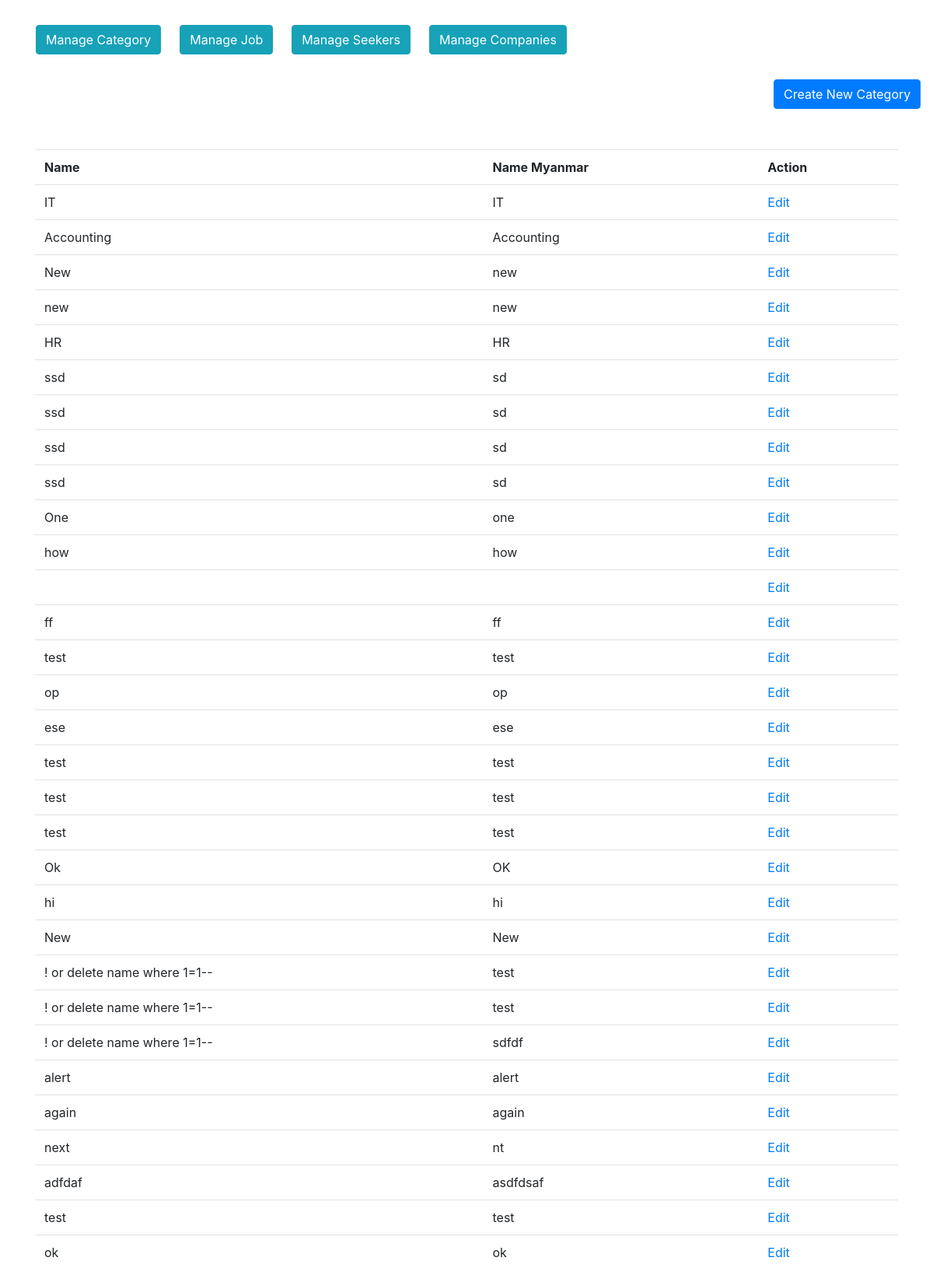
Screenshot of /admin/category.php with the database file from the repository.
### tables this page shows
CREATE TABLE `categories` (
  `id` int(11) NOT NULL,
  `name` varchar(255) NOT NULL,
  `name_mm` varchar(255) NOT NULL,
  `created_at` timestamp NOT NULL DEFAULT current_timestamp() ON UPDATE current_timestamp()
);

### admin/category_backend.php (called while the page is built, shortened)
<?php
include_once('config/database.php');
if($_SERVER['REQUEST_METHOD'] == 'GET' && isset($_GET['id'])) {
	$id = $_GET['id'];
	$sql = "SELECT * FROM categories WHERE id=$id";
	$category_detail = mysqli_query($connection,$sql);
	$row = mysqli_fetch_assoc($category_detail);
	$_SESSION['result'] = $row;
	header("location:category_detail.php");
}else if($_SERVER['REQUEST_METHOD'] =='GET') {
	$sql = "SELECT * from categories";
	$result = mysqli_query($connection,$sql);
}else if(isset($_POST)) {
	$name = $_POST['name'];
	$name_mm = $_POST['name_mm'];
	$sql = "INSERT INTO categories(name,name_mm) values('$name','$name_mm')";
	$success = mysqli_query($connection,$sql);
	if($success) {
		$_SESSION['category_success'] = 'New Category was added!';
		header("location:category.php");
	}
}

### admin/category.php (the view, shortened to what this page needs)
<?php
include_once('category_backend.php');
?>
	<div class="container">
		<?php include_once('layout.php');?>
		<div class="row mt-4">
			<div class="col-md-2">
				<button class="btn btn-primary" data-target="#createModal" data-toggle="modal">
					Create New Category
				</button>
			</div>
		</div>
		<div class="row mt-4 ">
			<div class="col-md-12">
				<div class="table-responsive">
					<table class="table table-hover">
						<tr>
							<th>Name</th>
							<th>Name Myanmar</th>
							<th>Action</th>
						</tr>
						<?php
							$num_rows = mysqli_num_rows($result);
							if($num_rows>0):
							while($row = mysqli_fetch_assoc($result)):
						?>
						<tr>
							<td><?php echo $row['name'];?></td>
							<td><?php echo $row['name_mm'];?></td>
							<td>
								<a href="<?php echo $_SERVER['PHP_SELF'].'?id='.$row['id'];?>">Edit</a>
							</td>
						</tr>
						<?php endwhile;endif;?>
					</table>
				</div>
			</div>
		</div>
	</div>

### rows the page displays
categories: name "IT", name_mm "IT"
categories: name "Accounting", name_mm "Accounting"
categories: name "New", name_mm "new"
categories: name "new", name_mm "new"
categories: name "HR", name_mm "HR"
categories: name "ssd", name_mm "sd"
categories: name "ssd", name_mm "sd"
categories: name "ssd", name_mm "sd"
categories: name "ssd", name_mm "sd"
categories: name "One", name_mm "one"
categories: name "how", name_mm "how"
categories: name "ff", name_mm "ff"
categories: name "test", name_mm "test"
categories: name "op", name_mm "op"
categories: name "ese", name_mm "ese"
categories: name "test", name_mm "test"
categories: name "test", name_mm "test"
categories: name "test", name_mm "test"
categories: name "Ok", name_mm "OK"
categories: name "hi", name_mm "hi"
categories: name "New", name_mm "New"
categories: name "! or delete name where 1=1--", name_mm "test"
categories: name "! or delete name where 1=1--", name_mm "test"
categories: name "! or delete name where 1=1--", name_mm "sdfdf"
categories: name "alert", name_mm "alert"
categories: name "again", name_mm "again"
categories: name "next", name_mm "nt"
categories: name "adfdaf", name_mm "asdfdsaf"
categories: name "test", name_mm "test"
categories: name "ok", name_mm "ok"
